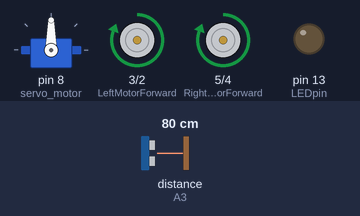
A sketch run on a simulated Arduino Uno, built with avr-gcc and run on an emulated ATmega328P. On the bench: servo, motor-driver pin pairs drawn as motors (green arrow = first pin HIGH = forward, orange = second pin HIGH = backward, longer = more drive), output pins drawn as LEDs (lit = HIGH). The test bench sets the inputs (shaded band); at power-on: distance to the obstacle (sensor on A3) 80 cm. The echo pulse lasts 58.3 µs per cm.

Above: at 3.9 s.
4.0 s: distance to the obstacle (sensor on A3) set to 23 cm
5.5 s: distance to the obstacle (sensor on A3) set to 19 cm
At 7.1 s:
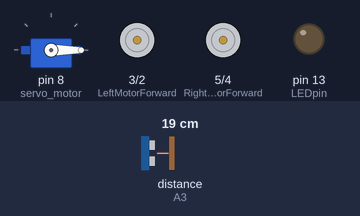
11.5 s: distance to the obstacle (sensor on A3) set to 35 cm
At 12.5 s:
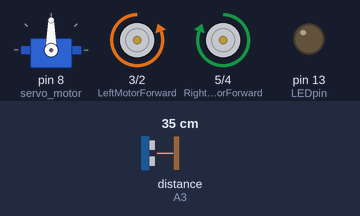
14.2 s: distance to the obstacle (sensor on A3) set to 2 cm
At 16.8 s:
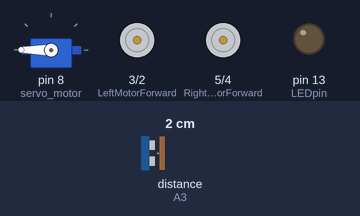
Timing chart, 0 to 18.2 s (numbered marks = the images above; inputs shaded):
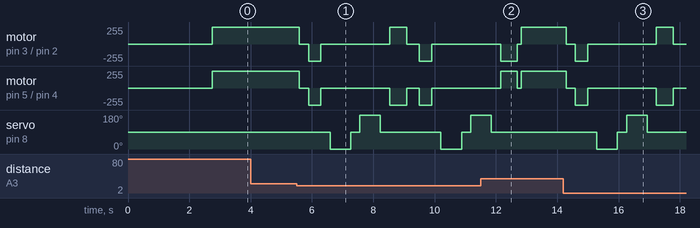

Measured:
- the behaviour switches between 21 and 20 cm on distance to the obstacle (sensor on A3) (found by bisection; images 0 and 1)
- after the input at 4.0 s, every drawn part: stays the same
- after the input at 11.5 s, servo on pin 8 (servo_motor): goes on until 11.9 s, then stays 90°

The sketch:

VehiculAutonom.ino
```cpp
#include <NewPing.h>
#include<Servo.h>
//Aici se declara pinii digitali de pe placuta.
const int LEDpin = 13; // pentru testari.

//Aici declar pinii analogi de pe SHIELD.
#define trig_pin  A4
#define echo_pin  A3
#define distanta_maxima 200 // (in cm);
//------------- pana aici s-au declarat elementele unui obiect de tip NewPing (senzor ultrasonic) ------------]
//pinii pentru driver-ul motoarelor
const int RightMotorForward = 5;
const int RightMotorBackward = 4;
const int LeftMotorForward = 3;
const int LeftMotorBackward = 2;
//alte variabile

int distance,distanceRight,distanceLeft,cm,i;
boolean goesForward;

//initializarea obiectelor pentru senzori
NewPing sonar(trig_pin,echo_pin,distanta_maxima);
Servo servo_motor;

void setup() {
  pinMode(13,OUTPUT);
  pinMode(RightMotorForward,OUTPUT);
  pinMode(RightMotorBackward,OUTPUT);
  pinMode(LeftMotorForward,OUTPUT);
  pinMode(LeftMotorBackward,OUTPUT);
  servo_motor.attach(8);
  Serial.begin(9600);


  servo_motor.write(90);
  delay(2000);
  distance = readPing();
  delay(100);
  distance = readPing();
  delay(100);
  distance = readPing();
  delay(100);
  distance = readPing();
  delay(100);
}

void loop() {

  delay(50);
  if (distance <= 20){
    moveStop();
    delay(300);
    moveBackward();
    delay(400);
    moveStop();
    delay(300);
    distanceRight = lookRight();
    delay(300);
    distanceLeft = lookLeft();
    delay(300);

    if (distance >= distanceLeft){
      turnRight();
      moveStop();
    }
    else{
      turnLeft();
      moveStop();
    }
  }
  else{
    moveForward();
  }
    distance = readPing();
}
int readPing(){
  delay(70);
  cm = sonar.ping_cm();
  if (cm==0)
  {
    cm=250;
  }
  return cm;
}
int lookRight(){
  servo_motor.write(0);
  delay(500);
  int distance = readPing();
  delay(100);
  servo_motor.write(90);
  return distance;
}

int lookLeft(){
  servo_motor.write(180);
  delay(500);
  int distance = readPing();
  delay(100);
  servo_motor.write(90);
  return distance;
  delay(100);
}
void moveStop(){

  digitalWrite(RightMotorForward, LOW);
  digitalWrite(LeftMotorForward, LOW);
  digitalWrite(RightMotorBackward, LOW);
  digitalWrite(LeftMotorBackward, LOW);
}
void moveForward(){

  if(!goesForward){

    goesForward=true;

    digitalWrite(LeftMotorForward, HIGH);
    digitalWrite(RightMotorForward, HIGH);

    digitalWrite(LeftMotorBackward, LOW);
    digitalWrite(RightMotorBackward, LOW);
  }
}
void moveBackward(){

  goesForward=false;

  digitalWrite(LeftMotorBackward, HIGH);
  digitalWrite(RightMotorBackward, HIGH);

  digitalWrite(LeftMotorForward, LOW);
  digitalWrite(RightMotorForward, LOW);

}
void turnRight(){

  digitalWrite(LeftMotorForward, HIGH);
  digitalWrite(RightMotorBackward, HIGH);

  digitalWrite(LeftMotorBackward, LOW);
  digitalWrite(RightMotorForward, LOW);

  delay(550);

  digitalWrite(LeftMotorForward, HIGH);
  digitalWrite(RightMotorForward, HIGH);

  digitalWrite(LeftMotorBackward, LOW);
  digitalWrite(RightMotorBackward, LOW);
}
void turnLeft(){

  digitalWrite(LeftMotorBackward, HIGH);
  digitalWrite(RightMotorForward, HIGH);

  digitalWrite(LeftMotorForward, LOW);
  digitalWrite(RightMotorBackward, LOW);

  delay(550);

  digitalWrite(LeftMotorForward, HIGH);
  digitalWrite(RightMotorForward, HIGH);

  digitalWrite(LeftMotorBackward, LOW);
  digitalWrite(RightMotorBackward, LOW);
}
```
